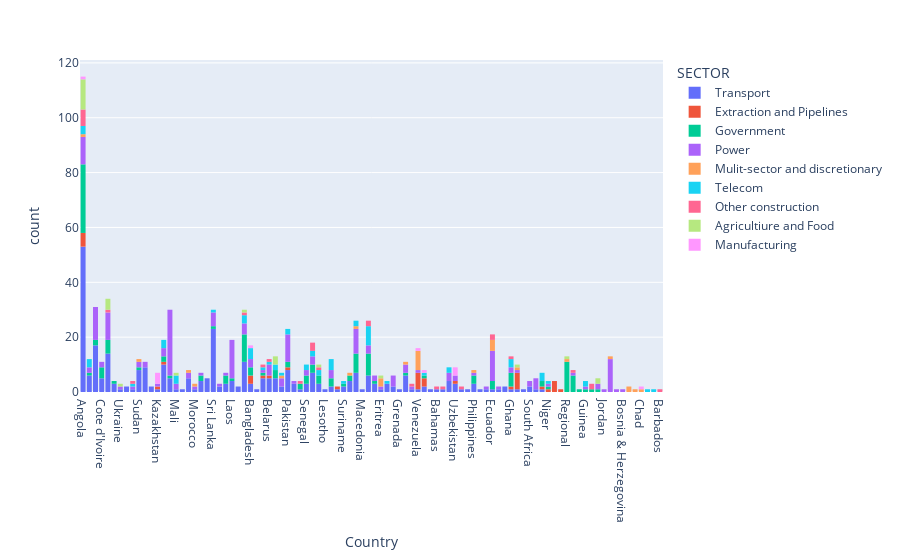

Notebook cell for this chart:
### Code cell
fig6 = px.histogram(china_data,x = "Country", color = "SECTOR")
fig6.show()

### Figure 1 — Plotly figure (JSON) as saved in the notebook; plotly's stock layout.template omitted (floating-point values rounded to 4 significant figures; data arrays with more than 128 entries replaced by an {"elided": "..."} marker saying what was removed)
{"data": [{"alignmentgroup": "True", "bingroup": "x", "hovertemplate": "SECTOR=Transport<br>Country=%{x}<br>count=%{y}<extra></extra>", "legendgroup": "Transport", "marker": {"color": "#636efa", "pattern": {"shape": ""}}, "name": "Transport", "offsetgroup": "Transport", "orientation": "v", "showlegend": true, "type": "histogram", "x": {"elided": "317 str values"}, "xaxis": "x", "yaxis": "y"}, {"alignmentgroup": "True", "bingroup": "x", "hovertemplate": "SECTOR=Extraction and Pipelines<br>Country=%{x}<br>count=%{y}<extra></extra>", "legendgroup": "Extraction and Pipelines", "marker": {"color": "#EF553B", "pattern": {"shape": ""}}, "name": "Extraction and Pipelines", "offsetgroup": "Extraction and Pipelines", "orientation": "v", "showlegend": true, "type": "histogram", "x": ["Brazil", "Niger", "Kazakhstan", "Brazil", "Uzbekistan", "Venezuela", "Bolivia", "Russian Federation", "Turkmenistan", "Turkmenistan", "Pakistan", "Venezuela", "Turkmenistan", "Turkmenistan", "Venezuela", "Venezuela", "Tanzania", "Brazil", "Brazil", "Russian Federation", "Bangladesh", "Venezuela", "Venezuela", "Bangladesh", "Brazil", "Russian Federation", "Congo, Democratic Republic of the", "Bangladesh", "Belarus", "Angola", "Angola", "Angola", "Angola", "Angola", "Brazil", "Mongolia", "Mexico", "Ghana"], "xaxis": "x", "yaxis": "y"}, {"alignmentgroup": "True", "bingroup": "x", "hovertemplate": "SECTOR=Government<br>Country=%{x}<br>count=%{y}<extra></extra>", "legendgroup": "Government", "marker": {"color": "#00cc96", "pattern": {"shape": ""}}, "name": "Government", "offsetgroup": "Government", "orientation": "v", "showlegend": true, "type": "histogram", "x": {"elided": "138 str values"}, "xaxis": "x", "yaxis": "y"}, {"alignmentgroup": "True", "bingroup": "x", "hovertemplate": "SECTOR=Power<br>Country=%{x}<br>count=%{y}<extra></extra>", "legendgroup": "Power", "marker": {"color": "#ab63fa", "pattern": {"shape": ""}}, "name": "Power", "offsetgroup": "Power", "orientation": "v", "showlegend": true, "type": "histogram", "x": {"elided": "203 str values"}, "xaxis": "x", "yaxis": "y"}, {"alignmentgroup": "True", "bingroup": "x", "hovertemplate": "SECTOR=Mulit-sector and discretionary<br>Country=%{x}<br>count=%{y}<extra></extra>", "legendgroup": "Mulit-sector and discretionary", "marker": {"color": "#FFA15A", "pattern": {"shape": ""}}, "name": "Mulit-sector and discretionary", "offsetgroup": "Mulit-sector and discretionary", "orientation": "v", "showlegend": true, "type": "histogram", "x": ["Kenya", "Ecuador", "Philippines", "Sudan", "Trinidad and Tobago", "Ecuador", "Peru", "Venezuela", "Venezuela", "Venezuela", "Venezuela", "Serbia", "Morocco", "Uganda", "Jamaica", "Venezuela", "Venezuela", "Ecuador", "Regional", "Angola", "Chad", "Venezuela", "Trinidad and Tobago", "Argentina", "Brazil", "Vietnam", "Eritrea", "Eritrea", "Eritrea", "Ecuador"], "xaxis": "x", "yaxis": "y"}, {"alignmentgroup": "True", "bingroup": "x", "hovertemplate": "SECTOR=Telecom<br>Country=%{x}<br>count=%{y}<extra></extra>", "legendgroup": "Telecom", "marker": {"color": "#19d3f3", "pattern": {"shape": ""}}, "name": "Telecom", "offsetgroup": "Telecom", "orientation": "v", "showlegend": true, "type": "histogram", "x": ["Bangladesh", "Benin", "Nigeria", "Togo", "Zambia", "Cameroon", "Cameroon", "Bangladesh", "Zambia", "Mozambique", "Congo, Republic of the", "Togo", "Ghana", "Senegal", "Ghana", "Ghana", "Angola", "Angola", "Cameroon", "Cameroon", "Kenya", "Niger", "Mali", "Congo, Democratic Republic of the", "Congo, Democratic Republic of the", "Gambia", "Congo, Democratic Republic of the", "Tanzania", "Tanzania", "Tanzania", "Nigeria", "Bangladesh", "Papua New Guinea", "Papua New Guinea", "Sri Lanka", "Mali", "Mozambique", "Angola", "Guinea", "Uganda", "Mali", "Suriname", "Senegal", "Cameroon", "Kenya", "Nigeria", "Cameroon", "Congo, Republic of the", "Zimbabwe", "Zimbabwe", "Pakistan", "Pakistan", "Zimbabwe", "Belarus", "Zambia", "Guinea", "Cameroon", "Comoros", "Zimbabwe", "Bangladesh", "Bolivia", "Vanuatu", "Russian Federation"], "xaxis": "x", "yaxis": "y"}, {"alignmentgroup": "True", "bingroup": "x", "hovertemplate": "SECTOR=Other construction<br>Country=%{x}<br>count=%{y}<extra></extra>", "legendgroup": "Other construction", "marker": {"color": "#FF6692", "pattern": {"shape": ""}}, "name": "Other construction", "offsetgroup": "Other construction", "orientation": "v", "showlegend": true, "type": "histogram", "x": ["Bahamas", "Malawi", "Malawi", "Congo, Republic of the", "Angola", "Angola", "Angola", "Angola", "Ghana", "Belarus", "Samoa", "Benin", "Iran", "Bolivia", "Ethiopia", "Angola", "Ecuador", "Egypt", "Cameroon", "Cameroon", "Zambia", "Angola", "Congo, Republic of the", "Congo, Republic of the", "Equatorial Guinea", "Ecuador", "Barbados", "Tonga", "Papua New Guinea"], "xaxis": "x", "yaxis": "y"}, {"alignmentgroup": "True", "bingroup": "x", "hovertemplate": "SECTOR=Agricultiure and Food<br>Country=%{x}<br>count=%{y}<extra></extra>", "legendgroup": "Agricultiure and Food", "marker": {"color": "#B6E880", "pattern": {"shape": ""}}, "name": "Agricultiure and Food", "offsetgroup": "Agricultiure and Food", "orientation": "v", "showlegend": true, "type": "histogram", "x": ["Myanmar", "Mozambique", "Eritrea", "Mozambique", "Angola", "Angola", "Mozambique", "Angola", "Angola", "Angola", "Ethiopia", "Angola", "Angola", "Angola", "Angola", "Myanmar", "Mali", "Ethiopia", "Ethiopia", "Papua New Guinea", "Angola", "Ukraine", "Angola", "Regional", "Zambia", "Brazil", "Ethiopia"], "xaxis": "x", "yaxis": "y"}, {"alignmentgroup": "True", "bingroup": "x", "hovertemplate": "SECTOR=Manufacturing<br>Country=%{x}<br>count=%{y}<extra></extra>", "legendgroup": "Manufacturing", "marker": {"color": "#FF97FF", "pattern": {"shape": ""}}, "name": "Manufacturing", "offsetgroup": "Manufacturing", "orientation": "v", "showlegend": true, "type": "histogram", "x": ["Angola", "Kazakhstan", "Bangladesh", "Uzbekistan", "Kazakhstan", "Kazakhstan", "Uzbekistan", "Chad", "Venezuela", "Kazakhstan", "Uzbekistan", "Russian Federation"], "xaxis": "x", "yaxis": "y"}], "layout": {"autosize": true, "barmode": "relative", "legend": {"title": {"text": "SECTOR"}, "tracegroupgap": 0}, "margin": {"t": 60}, "xaxis": {"anchor": "y", "autorange": true, "domain": [0, 1], "range": [-0.5, 93.5], "title": {"text": "Country"}, "type": "category"}, "yaxis": {"anchor": "x", "autorange": true, "domain": [0, 1], "range": [0, 121.1], "title": {"text": "count"}}}}
